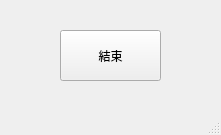
<?xml version="1.0" encoding="UTF-8"?>
<ui version="4.0">
 <class>MainWindow</class>
 <widget class="QMainWindow" name="MainWindow">
  <property name="geometry">
   <rect>
    <x>0</x>
    <y>0</y>
    <width>221</width>
    <height>135</height>
   </rect>
  </property>
  <property name="windowTitle">
   <string>MainWindow</string>
  </property>
  <widget class="QWidget" name="centralwidget">
   <widget class="QPushButton" name="stop_app">
    <property name="geometry">
     <rect>
      <x>60</x>
      <y>30</y>
      <width>101</width>
      <height>51</height>
     </rect>
    </property>
    <property name="text">
     <string>結束</string>
    </property>
   </widget>
  </widget>
  <widget class="QMenuBar" name="menubar">
   <property name="geometry">
    <rect>
     <x>0</x>
     <y>0</y>
     <width>221</width>
     <height>21</height>
    </rect>
   </property>
  </widget>
  <widget class="QStatusBar" name="statusbar"/>
 </widget>
 <resources/>
 <connections/>
</ui>
